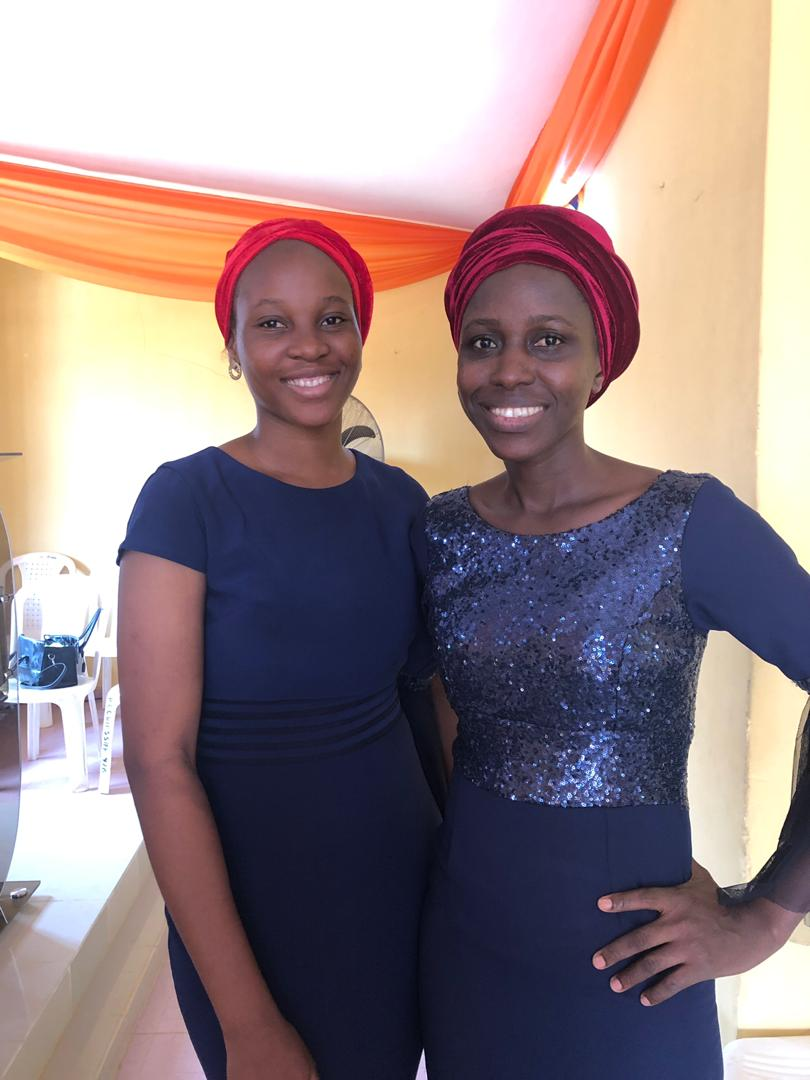
#> input picture imgs/pre_tope.jpg, 810 x 1080 px
$ python masking.py
#> lines starting #> are read from the running program, lines starting #| are printed output that depends on the picture; after the words box and inside, x2 and y2 are one past the last pixel; in counts of white or black regions, pixels touching at a corner belong together
import cv2 as cv
import numpy as np

img = cv.imread('imgs/pre_tope.jpg')
#> img is the input picture: shape (1080, 810, 3); mean B, G, R 133.2, 132, 150.6
w, h = int(img.shape[1] * 0.5), int(img.shape[0]*0.5)
#> w = 405; h = 540
img = cv.resize(img, (w, h))
#> img: shape (540, 405, 3)
cv.imshow('img', img)

blank = np.zeros(img.shape[:2], dtype='uint8')
cv.imshow('blank', blank)

mask = cv.circle(blank.copy(), (w//3, h//3), 50, 255, -1)
cv.imshow('Mask', mask)
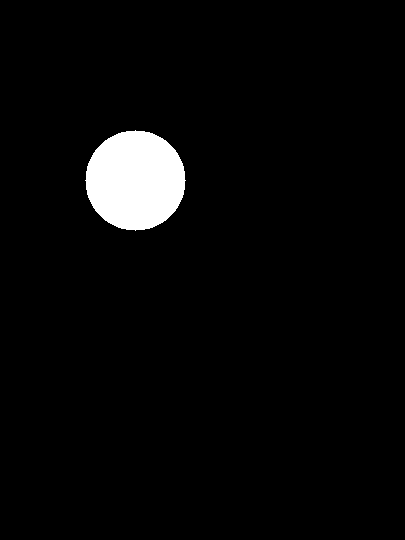
#> window 'Mask': shape (540, 405); 3.6% white; 1 white region, box (x1, y1, x2, y2) and area: (85, 130, 186, 231) 7845

rect = cv.rectangle(blank.copy(), (w//3 - 40, h//3 -40), (w//3 +40, h//3+40), 255, -1)

sh = cv.bitwise_and(mask, rect)
cv.imshow('mask_and', sh)
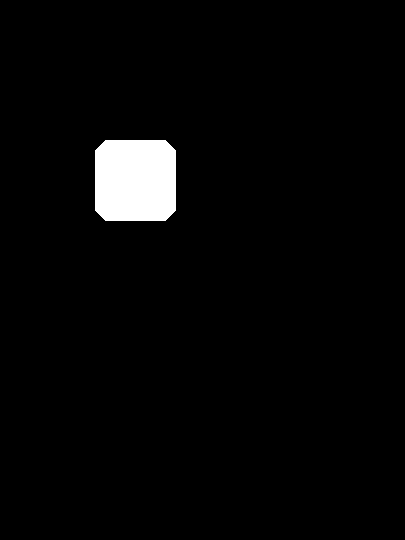
#> window 'mask_and': shape (540, 405); 2.9% white; 1 white region, box (x1, y1, x2, y2) and area: (95, 140, 176, 221) 6341

masked = cv.bitwise_and(img, img, mask=sh)
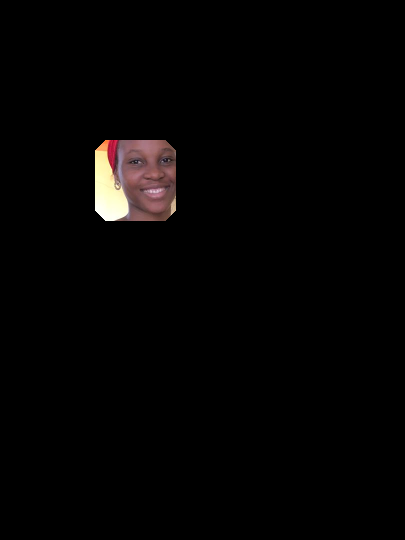
#> masked: shape (540, 405, 3); mean B, G, R 3.4, 3.7, 4.7
cv.imshow('masked', masked)

cv.waitKey(0)

$ run again, with imgs/babe.jpg copied over imgs/pre_tope.jpg
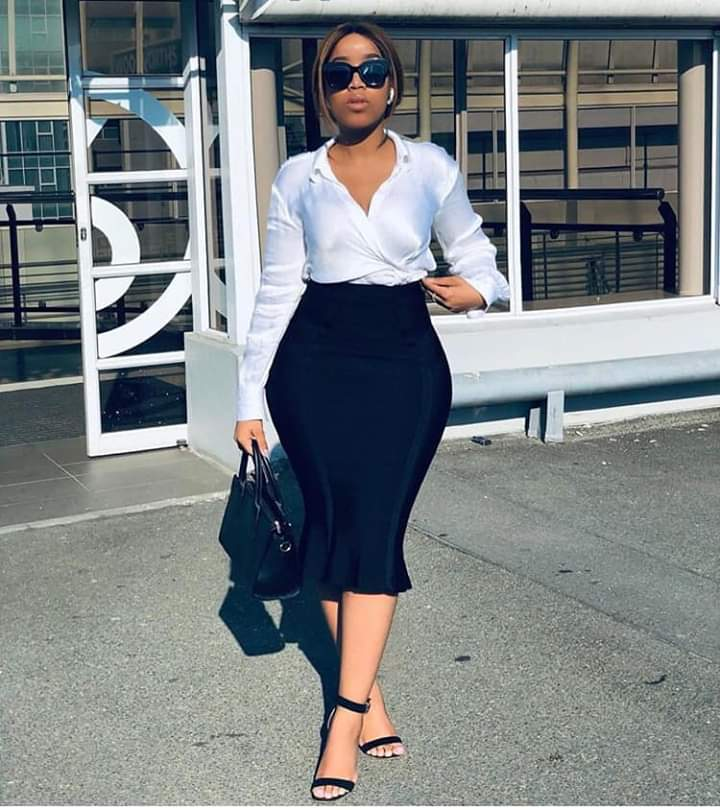
#> input picture imgs/babe.jpg, 720 x 810 px
#> img is the input picture: shape (810, 720, 3); mean B, G, R 131.2, 128.9, 123.7
#> img: shape (405, 360, 3)
#> `cv.imshow('Mask', mask)`:
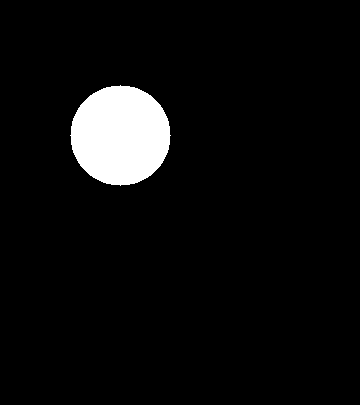
#> window 'Mask': shape (405, 360); 5.4% white; 1 white region, box (x1, y1, x2, y2) and area: (70, 85, 171, 186) 7845
#> `masked = cv.bitwise_and(img, img, mask=sh)`:
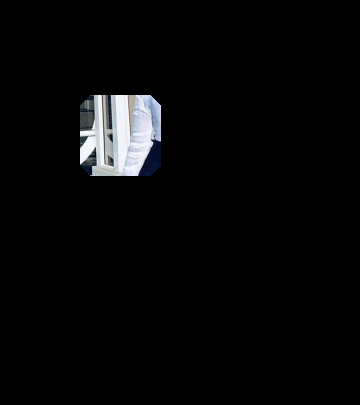
#> masked: shape (405, 360, 3); mean B, G, R 8, 7.6, 7.3
